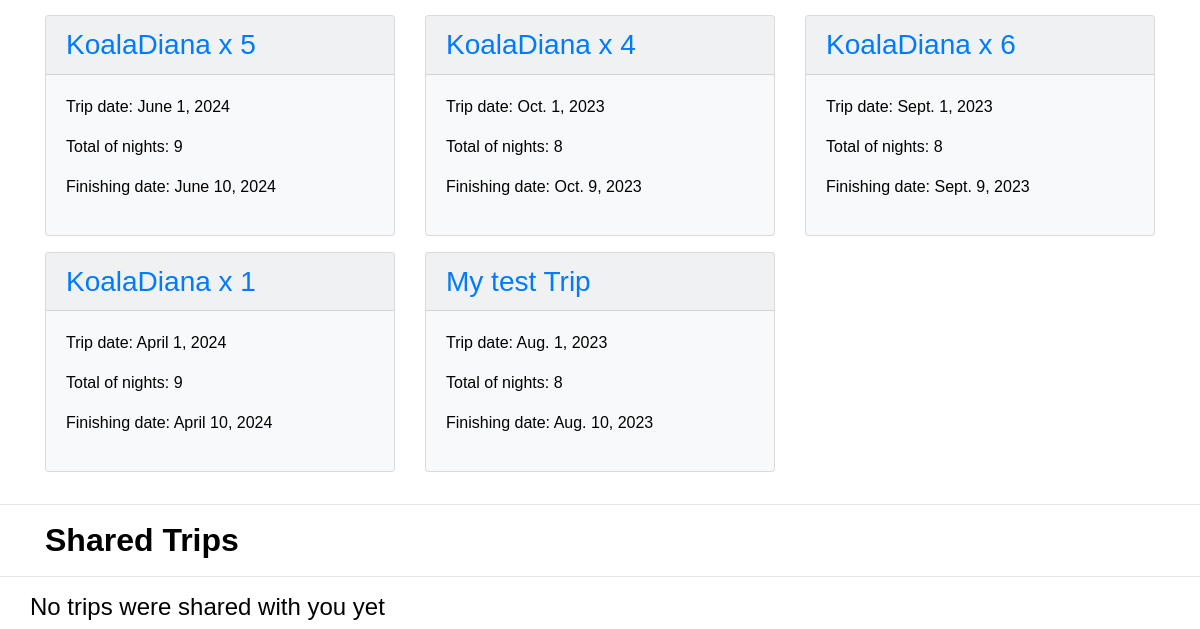
/mytrips (signed in, lower part), run on an earlier commit of the app's database.
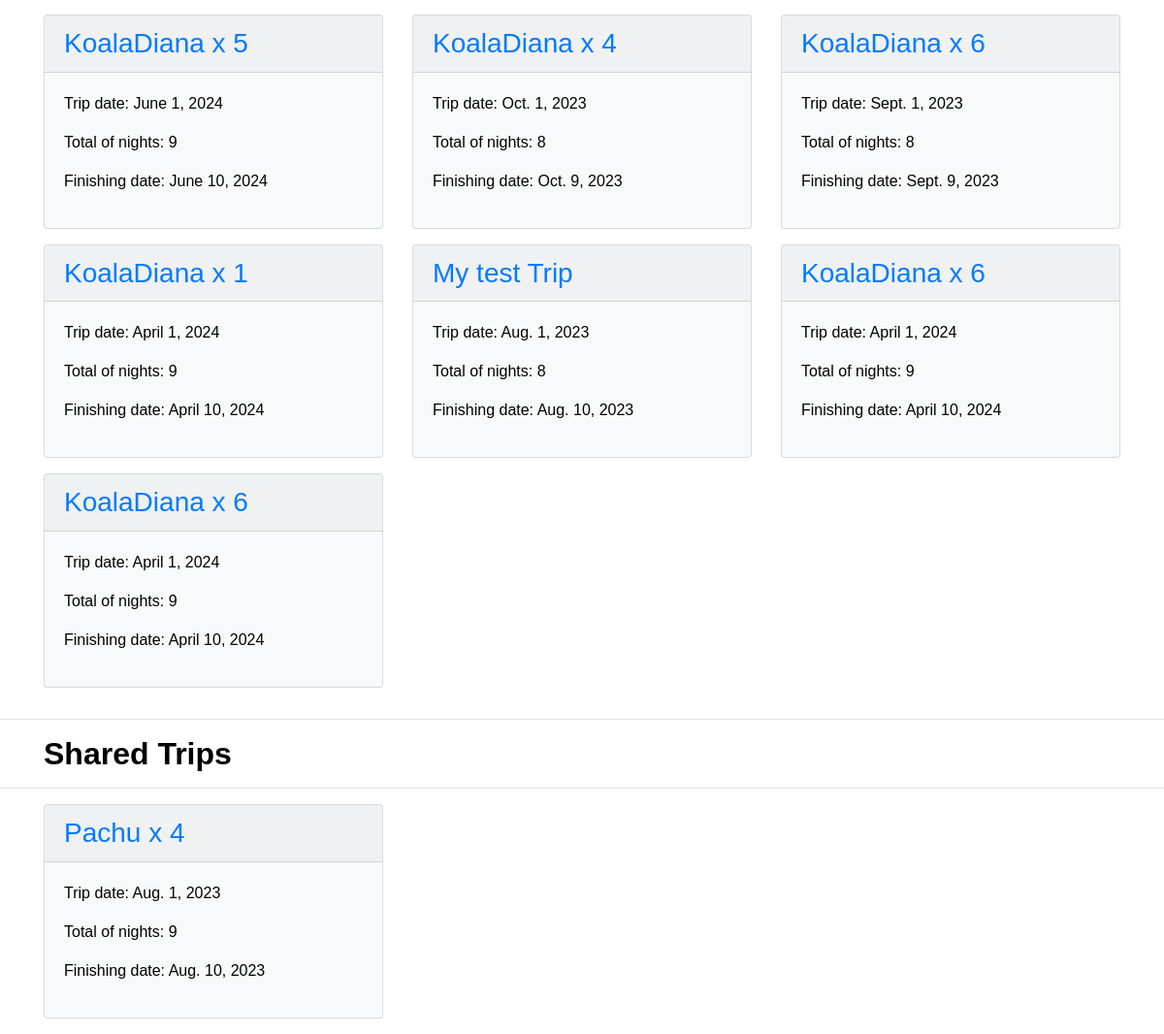
And on a later commit of the database.
### argentina/models.py (models this page shows, shortened)
class Trip(models.Model):
    name = models.CharField(max_length=200)
    nights = models.PositiveSmallIntegerField()
    user = models.ForeignKey(User, on_delete=models.CASCADE, related_name="trip_user")
    start_date = models.DateTimeField(default=django.utils.timezone.now, verbose_name='start_date')
    finish_date = models.DateTimeField(default=django.utils.timezone.now, verbose_name='finish_date')

class SharedUser(models.Model):
    trip_user = models.ForeignKey(User, on_delete=models.CASCADE, related_name="first_user")
    shared_user = models.ForeignKey(User, on_delete=models.CASCADE, related_name="second_user")
    trip = models.ForeignKey(Trip, on_delete=models.CASCADE, related_name="shared_trip")

### argentina/views.py (the view)
# urls.py: path("mytrips", views.mytrips, name="mytrips"),
@login_required
def mytrips(request):
    user_trips = Trip.objects.filter(user=request.user)
    return render(request, "argentina/mytrips.html", {
        "trips": user_trips,
        "shared_trips":request.user.second_user.all()
    })

### argentina/templates/argentina/mytrips.html (shortened to what this page needs)
{% extends "argentina/layout.html" %}
{% block body %}
    <br>
    <div class="container">
        <div class="row">
            {% if trips %}
                {% for trip in trips %}
                    <div class="col-xs-1 col-sm-6 col-md-4">
                        <div class="card bg-light mb-3">
                            <h3 class="card-header"><a href="{% url 'trip' trip.id %}">{{ trip.name }}</a></h3>
                            <div class="card-body">
                                <p>Trip date: {{ trip.start_date.date }}</p>
                                <p>Total of nights: {{ trip.nights }}</p>
                                <p>Finishing date: {{ trip.finish_date.date }}</p>
                            </div>
                        </div>
                    </div>
                {% endfor %}
            {% else %}
                <h4>No trips created by you yet</h4>
            {% endif %}
        </div>
    </div>
    <hr>
    <div class="container">
        <h2>Shared Trips</h2>
    </div>
    <hr>
    <div class="container">
        <div class="row">
            {% if shared_trips %}
                {% for item in shared_trips %}
                    <div class="col-xs-1 col-sm-6 col-md-4">
                        <div class="card bg-light mb-3">
                            <h3 class="card-header"><a href="{% url 'trip' item.trip.id %}">{{ item.trip.name }}</a></h3>
                            <div class="card-body">
                                <p>Trip date: {{ item.trip.start_date.date }}</p>
                                <p>Total of nights: {{ item.trip.nights }}</p>
                                <p>Finishing date: {{ item.trip.finish_date.date }}</p>
                            </div>
                        </div>
                    </div>
                {% endfor %}
            {% else %}
                <h4>No trips were shared with you yet</h4>
            {% endif %}
        </div>
    </div>
{% endblock %}

### argentina/templates/argentina/layout.html (shortened to what this page needs)
{% load static %}
<!DOCTYPE html>
<html lang="en">
    <head>
        <link rel="stylesheet" href="https://stackpath.bootstrapcdn.com/bootstrap/4.4.1/css/bootstrap.min.css">
        <link href="{% static 'argentina/styles.css' %}" rel="stylesheet">
    </head>
    <body>
        {% block body %}
        {% endblock %}
    </body>
</html>

### argentina/static/argentina/styles.css (style rules this page uses)
body { color: #000000; font-family: itc-avant-garde-gothic-pro, sans-serif; font-style: normal; font-weight: 300; }
h2 { font-family: itc-avant-garde-gothic-pro, sans-serif; font-style: normal; font-weight: 700; }

What changed in the data, as far as the page shows it:
added Trip: name "KoalaDiana x 6", start_date "April 1, 2024", nights "9", finish_date "April 10, 2024"
added Trip: name "KoalaDiana x 6", start_date "April 1, 2024", nights "9", finish_date "April 10, 2024"
added SharedUser: trip.name "Pachu x 4", trip.start_date "Aug. 1, 2023", trip.nights "9", trip.finish_date "Aug. 10, 2023"
Also different on the page:
text no longer shown: "No trips were shared with you yet"
